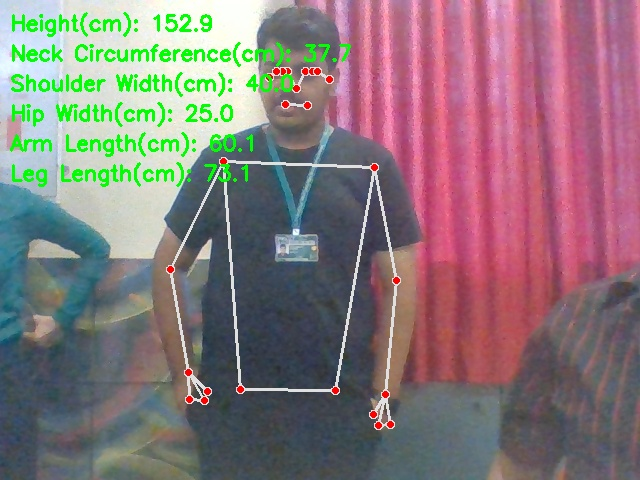
#> input picture captured_images/aaaa_20251006_155510.jpg, 640 x 480 px
$ python -i ai.py   (imports and definitions only)
#> lines starting #> are read from the running program, lines starting #| are printed output that depends on the picture; after the words box and inside, x2 and y2 are one past the last pixel; in counts of white or black regions, pixels touching at a corner belong together
#> further down, picture is the input picture: shape (480, 640, 3); mean B, G, R 122.7, 119.8, 135.8
# ai.py
import cv2
import mediapipe as mp
import numpy as np
import math

mp_pose = mp.solutions.pose
# [1 line that did not run here, left out]

# ------------------------- Utilities -------------------------
def auto_detect_a4(image):
    """
    Try to detect a rectangular A4 sheet in the image.
    Returns pixel_height_of_a4 or None if not found.
    """
    gray = cv2.cvtColor(image, cv2.COLOR_BGR2GRAY)
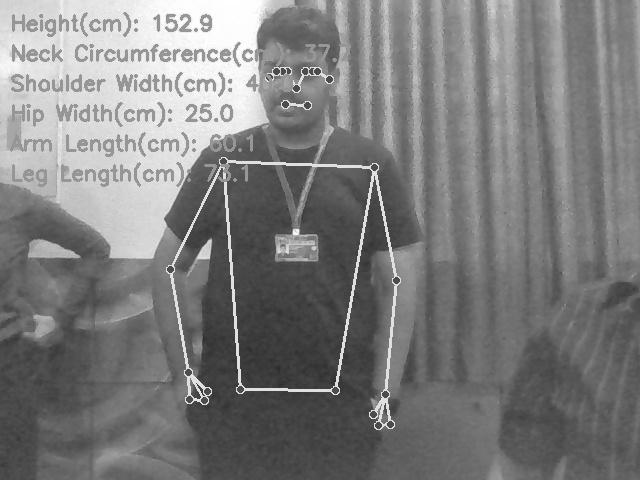
#> gray: shape (480, 640); min 43, max 255, mean 124.9
    blur = cv2.GaussianBlur(gray, (5, 5), 0)
    edges = cv2.Canny(blur, 50, 150)
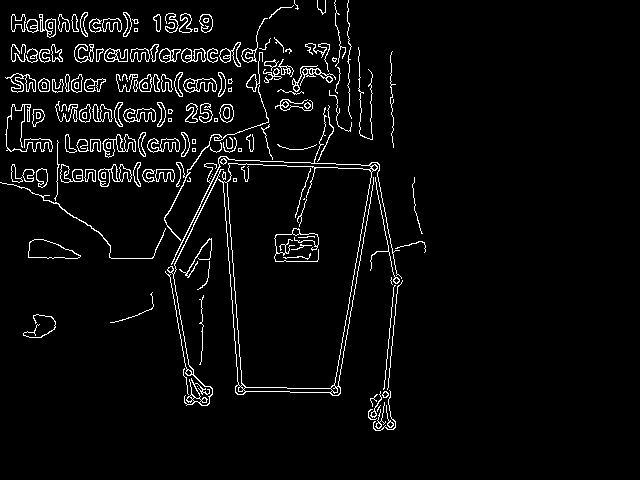
#> edges: shape (480, 640); 4.3% white in thin lines or dots, all inside (x1, y1, x2, y2) = (0, 0, 426, 431)
    contours, _ = cv2.findContours(edges, cv2.RETR_LIST, cv2.CHAIN_APPROX_SIMPLE)
#> contours = 323 contours, 128 with area under 20; largest, box (x1, y1, x2, y2) and area: (165, 107, 402, 406) 28036, (226, 163, 372, 389) 26393, (223, 181, 243, 387) 766, (28, 239, 81, 259) 654, (28, 239, 81, 259) 642
    best = None
    best_area = 0
    for cnt in contours:
        eps = 0.02 * cv2.arcLength(cnt, True)
        approx = cv2.approxPolyDP(cnt, eps, True)
        if len(approx) == 4 and cv2.isContourConvex(approx):
            x, y, w, h = cv2.boundingRect(approx)
            area = w * h
            if area > best_area:
                best_area = area
                best = (approx, w, h)
#> this loop made 323 passes
#> (eps, x, y, w, h, area, best_area, best) on passes 2, 39, 40: (0.339, 387, 421, 7, 7, 49, 49, ([[390, 421], [393, 424], [390, 427], [387, 424]], 7, 7)), (2.57, 29, 239, 52, 19, 988, 988, ([[29, 243], [43, 239], [80, 256], [29, 257]], 52, 19)), (2.6, 28, 239, 53, 19, 1007, 1007, ([[29, 242], [28, 257], [80, 256], [43, 239]], 53, 19))
#> (eps, approx, x, y, w, h, area) on pass 32: (0.339, [[396, 277], [399, 280], [396, 283], [393, 280]], 393, 277, 7, 7, 49)
#> after the loop, best_area = 1007
    if best is None:
        return None
    _, w, h = best
#> w = 53; h = 19
    # A4 ratio ~ sqrt(2) ~ 1.414 (height/width depends on orientation)
    ratio = max(w, h) / (min(w, h) + 1e-6)
#> ratio = 2.79
    if 1.2 < ratio < 1.6 and best_area > 5000:
        # prefer height if portrait orientation
        pixel_height = max(w, h)
        return pixel_height
    return None

def get_calibration_scale(image, allow_manual=True):
    """
    Attempt automatic A4 detection; if fails and allow_manual True, fallback to manual click.
    Returns scale_factor (cm per pixel).
    """
    # Try auto detect
    pix_h = auto_detect_a4(image)
    if pix_h:
        # A4 height is 29.7 cm (portrait) or 21.0 cm (landscape). We assume largest dimension corresponds to 29.7
        real_cm = 29.7
        scale = real_cm / pix_h
        print(f"Auto-calibration (A4) succeeded: {scale:.4f} cm/px")
        return scale

    if not allow_manual:
        return None

    # fallback to manual two-point click
    import matplotlib.pyplot as plt
    points = []
    # [5 lines left out: function onclick, not called in this run]
    plt.imshow(cv2.cvtColor(image, cv2.COLOR_BGR2RGB))
    plt.title("Click two points on a calibration object (e.g., ruler or A4).")
    plt.gcf().canvas.mpl_connect('button_press_event', onclick)
    plt.show()
    if len(points) != 2:
#> (the run stopped early here; a loop or call above may not have finished)

$ run again, on captured_images/aman_20250913_120733.jpg
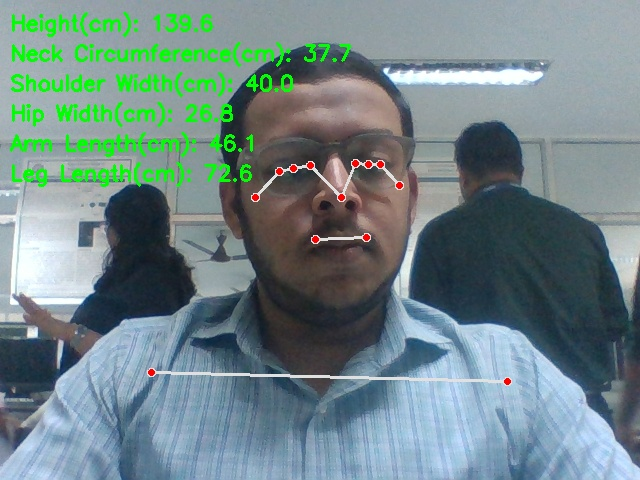
#> input picture captured_images/aman_20250913_120733.jpg, 640 x 480 px
#> picture is the input picture: shape (480, 640, 3); mean B, G, R 135.6, 134.6, 113.3
#> in auto_detect_a4, `gray = cv2.cvtColor(image, cv2.COLOR_BGR2GRAY)`:
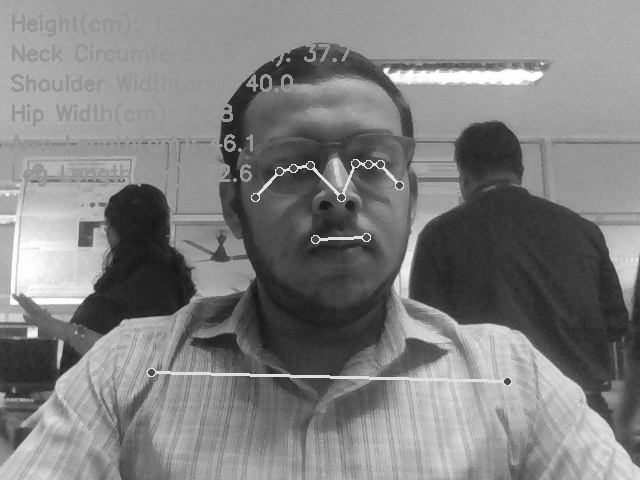
#> gray: shape (480, 640); min 22, max 255, mean 128.3
#> in auto_detect_a4, `edges = cv2.Canny(blur, 50, 150)`:
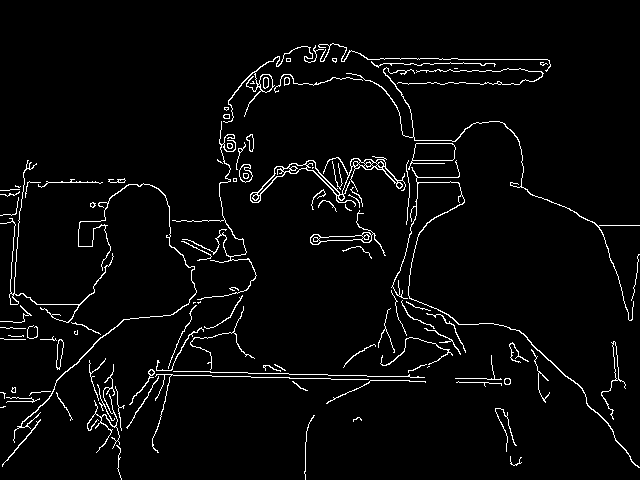
#> edges: shape (480, 640); 3.6% white in thin lines or dots
#> contours = 155 contours, 96 with area under 20; largest, box (x1, y1, x2, y2) and area: (250, 156, 406, 207) 1086, (408, 143, 456, 170) 686, (412, 143, 456, 161) 682, (310, 210, 386, 256) 357, (223, 45, 324, 123) 297
#> the loop in auto_detect_a4, `for cnt in contours:` made 155 passes
#> (eps, x, y, w, h, area, best_area, best) on passes 24, 98: (0.339, 148, 369, 7, 7, 49, 49, ([[151, 369], [154, 372], [151, 375], [148, 372]], 7, 7)), (0.94, 382, 166, 16, 18, 288, 288, ([[383, 166], [397, 181], [396, 183], [382, 168]], 16, 18))
#> after the loop in auto_detect_a4, `for cnt in contours:`: best_area = 288
#> in auto_detect_a4, `_, w, h = best`: w = 16; h = 18
#> ratio = 1.12

$ run again, on captured_images/aman_20250913_122552.jpg
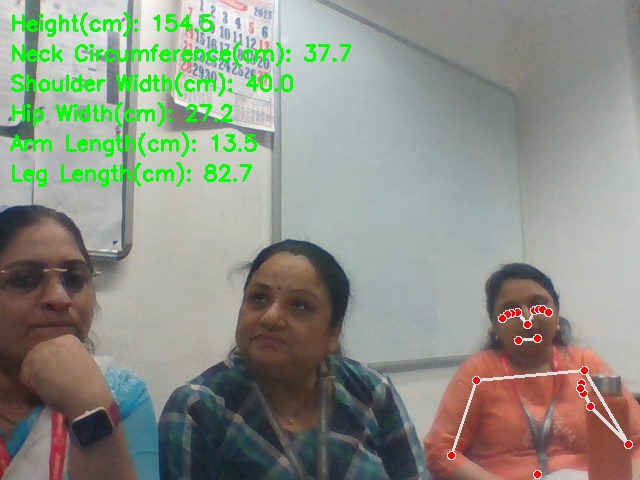
#> input picture captured_images/aman_20250913_122552.jpg, 640 x 480 px
#> picture is the input picture: shape (480, 640, 3); mean B, G, R 134.3, 145.1, 141.6
#> in auto_detect_a4, `gray = cv2.cvtColor(image, cv2.COLOR_BGR2GRAY)`:
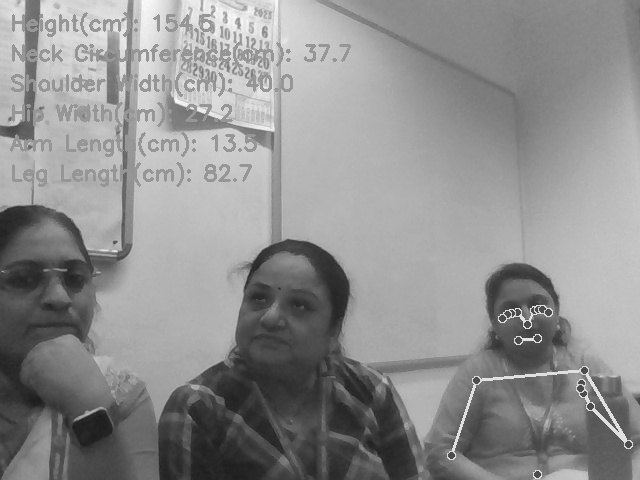
#> gray: shape (480, 640); min 28, max 253, mean 142.8
#> in auto_detect_a4, `edges = cv2.Canny(blur, 50, 150)`:
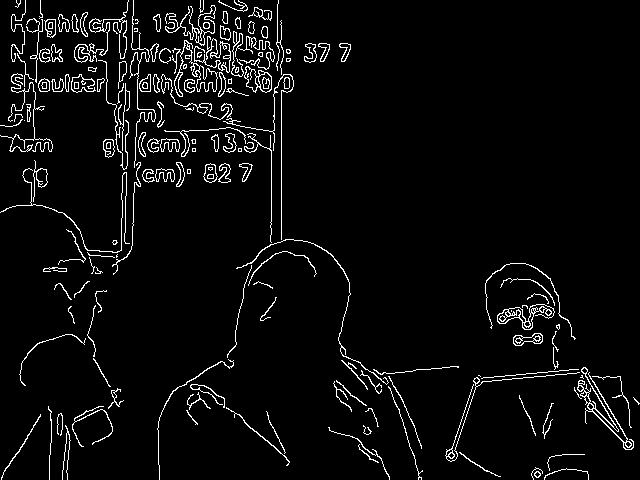
#> edges: shape (480, 640); 4.5% white in thin lines or dots
#> contours = 283 contours, 124 with area under 20; largest, box (x1, y1, x2, y2) and area: (172, 40, 218, 97) 491, (497, 304, 555, 330) 460, (244, 66, 272, 93) 458, (165, 5, 216, 46) 422, (577, 367, 634, 450) 326
#> the loop in auto_detect_a4, `for cnt in contours:` made 283 passes
#> (eps, x, y, w, h, area, best_area, best) on pass 1: (0.339, 534, 471, 7, 7, 49, 49, ([[537, 471], [540, 474], [537, 477], [534, 474]], 7, 7))
#> after the loop in auto_detect_a4, `for cnt in contours:`: best_area = 49
#> in auto_detect_a4, `_, w, h = best`: w = 7
#> ratio = 1

$ run again, on captured_images/aman_20250918_140649.jpg
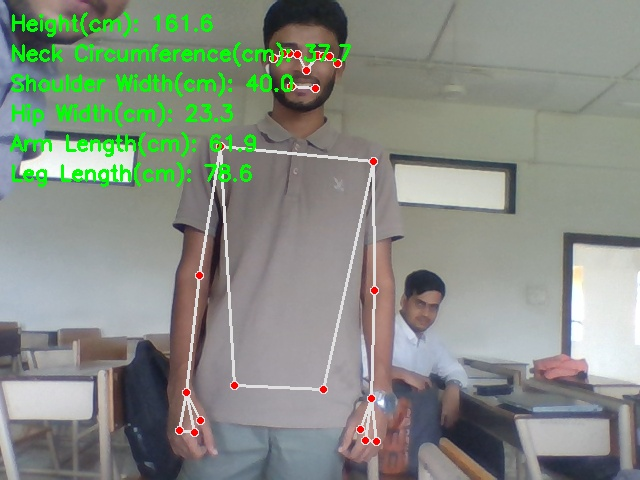
#> input picture captured_images/aman_20250918_140649.jpg, 640 x 480 px
#> picture is the input picture: shape (480, 640, 3); mean B, G, R 131.7, 141.7, 134.7
#> in auto_detect_a4, `gray = cv2.cvtColor(image, cv2.COLOR_BGR2GRAY)`:
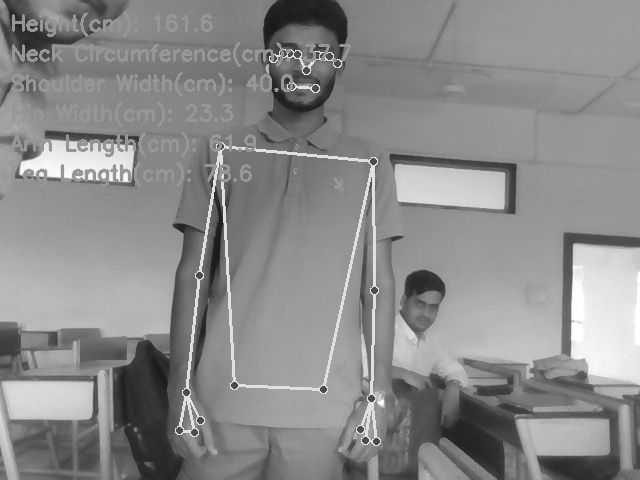
#> gray: shape (480, 640); min 22, max 255, mean 138.5
#> in auto_detect_a4, `edges = cv2.Canny(blur, 50, 150)`:
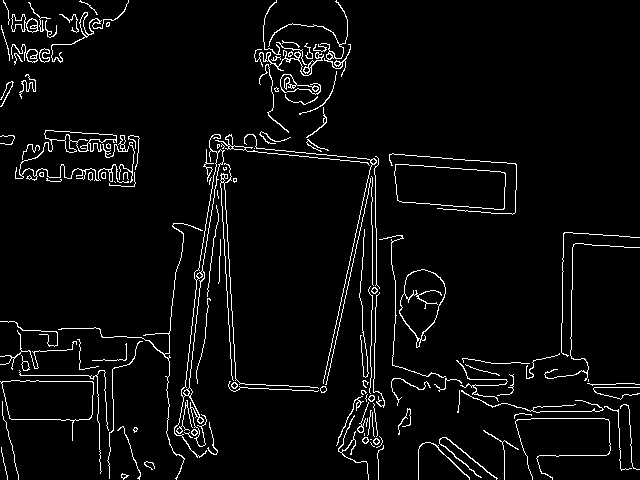
#> edges: shape (480, 640); 4.4% white in thin lines or dots
#> contours = 202 contours, 134 with area under 20; largest, box (x1, y1, x2, y2) and area: (394, 164, 506, 210) 4088, (394, 164, 506, 210) 4084, (0, 380, 94, 441) 3334, (1, 380, 94, 421) 3326, (399, 269, 446, 348) 2170
#> the loop in auto_detect_a4, `for cnt in contours:` made 202 passes
#> (eps, x, y, w, h, area, best_area, best) on passes 8, 117, 118: (0.339, 373, 438, 7, 7, 49, 49, ([[376, 438], [379, 441], [376, 444], [373, 441]], 7, 7)), (5.91, 395, 165, 110, 43, 4730, 4730, ([[395, 165], [503, 172], [504, 207], [399, 201]], 110, 43)), (5.96, 395, 164, 110, 45, 4950, 4950, ([[395, 164], [399, 201], [504, 208], [504, 172]], 110, 45))
#> after the loop in auto_detect_a4, `for cnt in contours:`: best_area = 4950
#> in auto_detect_a4, `_, w, h = best`: w = 110; h = 45
#> ratio = 2.44
